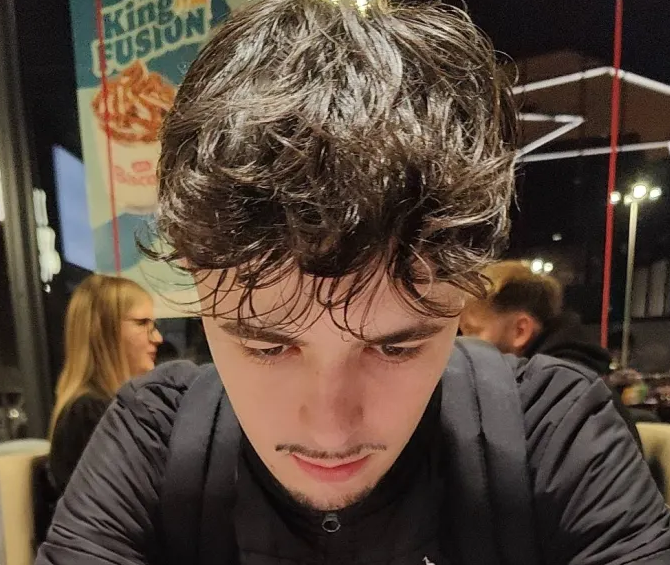
#> input picture TD4/mathys.png, 670 x 565 px
$ python k_means.py
#> lines starting #> are read from the running program, lines starting #| are printed output that depends on the picture
from PIL import Image
import numpy as np

im = Image.open("mathys.png")
#> im is the input picture: PIL image 670x565 RGBA; mean R, G, B, A 89.1, 72.7, 60.5, 255
im.show()

rgb = np.array(im.convert("RGB").getdata())

def K_Means(data, k, maxiters=10000):

#> called with data = array of shape (378550, 3), k = 5, maxiters = 10000
    np.random.seed(0)
    centroids = data[np.random.choice(data.shape[0], k, replace=False)]
#> centroids = [[107, 101, 98], [233, 227, 190], [74, 59, 44], [24, 20, 15], [185, 170, 161]]

    for _ in range(maxiters):

        distances = np.linalg.norm(data[:, np.newaxis] - centroids, axis=2)
        labels = np.argmin(distances, axis=1)

        new_centroids = np.array([data[labels == i].mean(axis=0) for i in range(k)])

        if np.all(centroids == new_centroids):
            break

        centroids = new_centroids

    return centroids, labels

k = 5
centroids, labels = K_Means(rgb, k)
#> centroids = [[108.6, 90.35, 76.07], [183.6, 174.3, 152.9], [67.02, 52.85, 42.28], [26.57, 20.15, 18.02], [169.6, 130.3, 103.3]]
segmented_img = centroids[labels].astype(np.uint8)
segmented_img = segmented_img.reshape(im.size[1], im.size[0], 3)
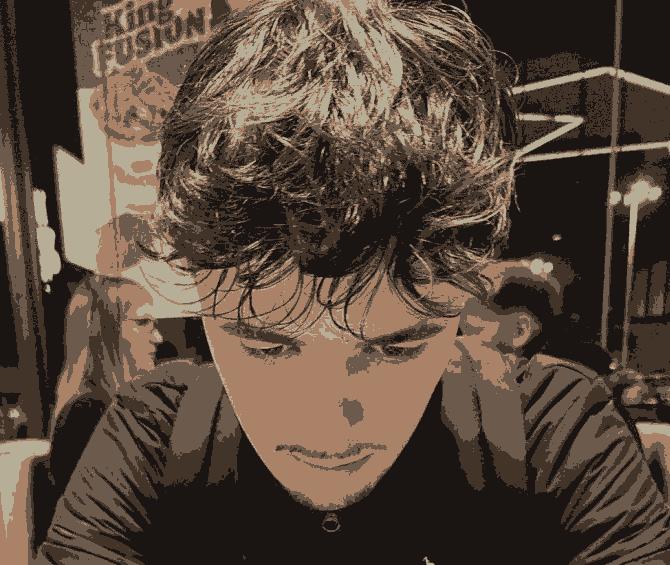
#> segmented_img: shape (565, 670, 3); mean R, G, B 88.6, 72.3, 60.3
segmented_image = Image.fromarray(segmented_img)
segmented_image.show()
